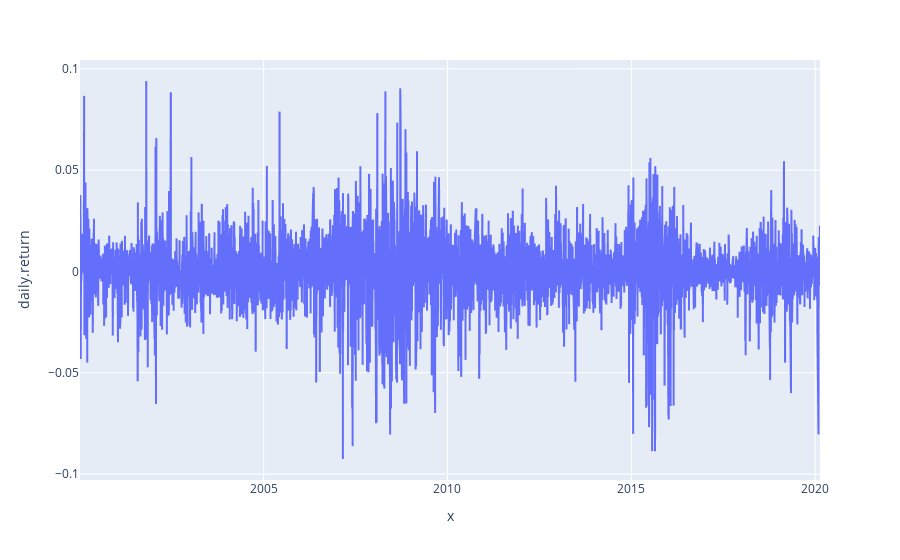

Source (notebook cell):
### Markdown cell above
Plot the daily return.

### Code cell
import plotly.express as px
fig = px.line(sci_daily_returns, x=sci_daily_returns.index, y='daily.return')
fig.show()

### Figure 1 — Plotly figure (JSON) as saved in the notebook; plotly's stock layout.template omitted (floating-point values rounded to 4 significant figures; data arrays with more than 128 entries replaced by an {"elided": "..."} marker saying what was removed)
{"data": [{"hoverlabel": {"namelength": 0}, "hovertemplate": "x=%{x}<br>daily.return=%{y}", "legendgroup": "", "line": {"color": "#636efa", "dash": "solid"}, "mode": "lines", "name": "", "showlegend": false, "type": "scattergl", "x": {"elided": "4997 str values"}, "xaxis": "x", "y": {"elided": "4997 float values"}, "yaxis": "y"}], "layout": {"legend": {"tracegroupgap": 0}, "margin": {"t": 60}, "xaxis": {"anchor": "y", "domain": [0, 1], "title": {"text": "x"}}, "yaxis": {"anchor": "x", "domain": [0, 1], "title": {"text": "daily.return"}}}}
